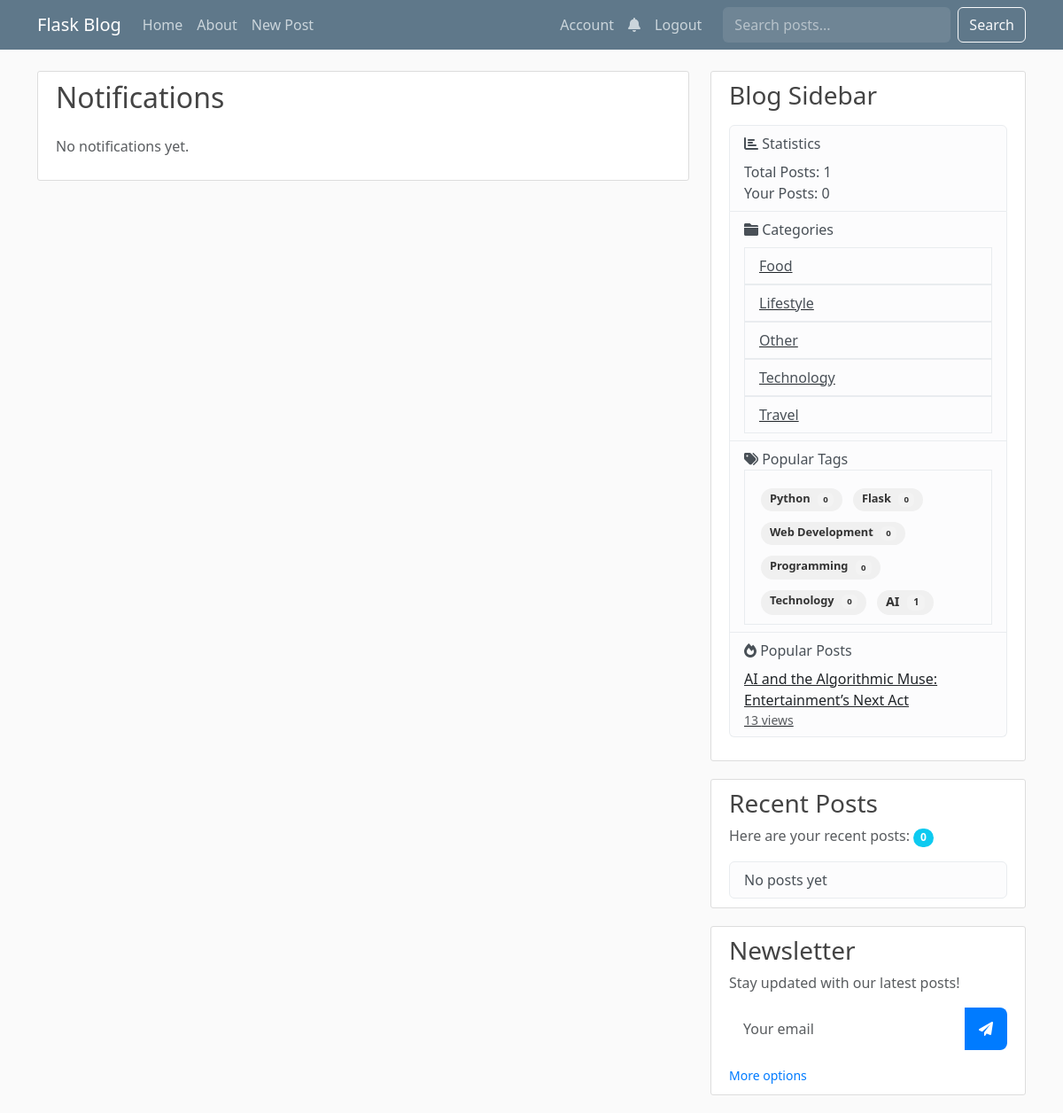
Screenshot of /notifications (signed in) with the database file from the repository.
### flaskblog.py (models this page shows, shortened)
class Category(db.Model):
    id = db.Column(db.Integer, primary_key=True)
    name = db.Column(db.String(50), unique=True, nullable=False)
    description = db.Column(db.String(200))
    slug = db.Column(db.String(50), unique=True)

class Tag(db.Model):
    id = db.Column(db.Integer, primary_key=True)
    name = db.Column(db.String(50), unique=True, nullable=False)
    description = db.Column(db.String(200))
    slug = db.Column(db.String(50), unique=True)
    posts = db.relationship('Post', secondary=post_tags, backref=db.backref('tags', lazy='dynamic'))

class Post(db.Model):
    id = db.Column(db.Integer, primary_key=True)
    title = db.Column(db.String(100), nullable=False)
    date_posted = db.Column(db.DateTime, nullable=False, default=datetime.utcnow)
    content = db.Column(db.Text, nullable=False)
    image_file = db.Column(db.String(20), nullable=True)
    user_id = db.Column(db.Integer, db.ForeignKey('user.id'), nullable=False)
    category_id = db.Column(db.Integer, db.ForeignKey('category.id'), nullable=True)
    category = db.relationship('Category', backref=db.backref('posts', lazy=True))
    views = db.Column(db.Integer, default=0)
    status = db.Column(db.String(20), default='published')  # published, draft, scheduled
    publish_date = db.Column(db.DateTime)
    likes = db.relationship('Like', backref='post', lazy=True)
    comments = db.relationship('Comment', back_populates='post', lazy=True)

### flaskblog.py (the view)
@app.route("/notifications")
@login_required
def notifications():
    page = request.args.get('page', 1, type=int)
    notifications = Notification.query.filter_by(user_id=current_user.id)\
        .order_by(Notification.created_at.desc())\
        .paginate(page=page, per_page=10)
    unread_notifications = Notification.query.filter_by(user_id=current_user.id, is_read=False).all()
    for notification in unread_notifications:
        notification.is_read = True
    db.session.commit()
    return render_template('notifications.html',
                          notifications=notifications,
                          title='Notifications',
                          **get_sidebar_data())

### flaskblog.py (called while the page is built)
@app.context_processor
def inject_csrf_token():
    return dict(csrf_token=lambda: generate_csrf())

@login_manager.user_loader
def load_user(user_id):
    return db.session.get(User, int(user_id))

### templates/notifications.html
{% extends "layout.html" %}
{% block content %}
<div class="content-section">
    <h2 class="mb-4">Notifications</h2>
    {% if notifications.items %}
        {% for notification in notifications.items %}
            <div class="media content-section mb-3 {% if not notification.is_read %}bg-light{% endif %}">
                <img class="rounded-circle mr-3" src="{{ url_for('static', filename='profile_pics/' + notification.sender.image_file) }}" style="width: 40px; height: 40px;">
                <div class="media-body">
                    <div class="notification-content">
                        <a href="{{ url_for('user_profile', username=notification.sender.username) }}">{{ notification.sender.username }}</a>
                        {{ notification.content }}
                        <small class="text-muted ml-2">{{ notification.created_at.strftime('%Y-%m-%d %H:%M') }}</small>
                    </div>
                    <div class="mt-2">
                        <a href="{{ url_for('post', post_id=notification.post_id) }}" class="btn btn-sm btn-outline-info">View Post</a>
                        {% if notification.comment_id %}
                            <a href="{{ url_for('post', post_id=notification.post_id) }}#comment-{{ notification.comment_id }}" class="btn btn-sm btn-outline-secondary">View Comment</a>
                        {% endif %}
                    </div>
                </div>
            </div>
        {% endfor %}
        {% for page_num in notifications.iter_pages(left_edge=1, right_edge=1, left_current=1, right_current=2) %}
            {% if page_num %}
                {% if notifications.page == page_num %}
                    <a class="btn btn-info mb-4" href="{{ url_for('notifications', page=page_num) }}">{{ page_num }}</a>
                {% else %}
                    <a class="btn btn-outline-info mb-4" href="{{ url_for('notifications', page=page_num) }}">{{ page_num }}</a>
                {% endif %}
            {% else %}
                ...
            {% endif %}
        {% endfor %}
    {% else %}
        <p class="text-muted">No notifications yet.</p>
    {% endif %}
</div>
{% endblock content %}

### templates/layout.html (shortened to what this page needs)
<!doctype html>
<html lang="en">
  <head>
    <link href="https://cdn.jsdelivr.net/npm/bootstrap@5.3.2/dist/css/bootstrap.min.css" rel="stylesheet">
    <link rel="stylesheet" href="https://cdnjs.cloudflare.com/ajax/libs/font-awesome/6.0.0/css/all.min.css">
    <link rel="stylesheet" type="text/css" href="{{ url_for('static', filename='main.css') }}">
  </head>
<body>
    <header class="site-header">
      <nav class="navbar navbar-expand-md navbar-dark bg-steel fixed-top">
        <div class="container">
          <a class="navbar-brand mr-4" href="{{ url_for('home') }}">Flask Blog</a>
          <div class="collapse navbar-collapse" id="navbarToggle">
            <div class="navbar-nav me-auto">
              <a class="nav-item nav-link" href="{{ url_for('home') }}">Home</a>
              <a class="nav-item nav-link" href="{{ url_for('about') }}">About</a>
              {% if current_user.is_authenticated %}
                <a class="nav-item nav-link" href="{{ url_for('new_post') }}">New Post</a>
              {% endif %}
            </div>
            <div class="navbar-nav">
              {% if current_user.is_authenticated %}
                <a class="nav-item nav-link" href="{{ url_for('account') }}">Account</a>
                <a class="nav-item nav-link position-relative" href="{{ url_for('notifications') }}">
                    <i class="fas fa-bell"></i>
                </a>
                <a class="nav-item nav-link" href="{{ url_for('logout') }}">Logout</a>
              {% else %}
                <a class="nav-item nav-link" href="{{ url_for('login') }}">Login</a>
                <a class="nav-item nav-link" href="{{ url_for('register') }}">Register</a>
              {% endif %}
              <form class="d-flex ms-3" action="{{ url_for('search') }}" method="get">
                <input class="form-control me-2" type="search" placeholder="Search posts..." name="q" aria-label="Search">
                <button class="btn btn-outline-light" type="submit">Search</button>
              </form>
            </div>
          </div>
        </div>
      </nav>
    </header>
    <main role="main" class="container">
      <div class="row">
        <div class="col-md-8">
          {% block content %}{% endblock %}
        </div>
        <div class="col-md-4">
          <div class="content-section">
            <h3>Blog Sidebar</h3>
            <p class='text-muted'>
                <ul class="list-group">
                    <li class="list-group-item list-group-item-light">
                        <i class="fas fa-chart-bar"></i> Statistics
                        <ul class="list-unstyled mt-2">
                            <li>Total Posts: {{ total_posts }}</li>
                            {% if current_user.is_authenticated %}
                                <li>Your Posts: {{ user_post_count }}</li>
                            {% endif %}
                        </ul>
                    </li>
                    <li class="list-group-item list-group-item-light">
                        <i class="fas fa-folder"></i> Categories
                        <ul class="list-group mt-2">
                            {% for category in categories %}
                              <a href="{{ url_for('category_posts', category_id=category.id) }}" class="text-dark">
                                <li class="list-group-item list-group-item-light"> {{ category.name }}</li>
                              </a>
                            {% endfor %}
                        </ul>
                    </li>
                    <li class="list-group-item list-group-item-light">
                        <i class="fas fa-tags"></i> Popular Tags
                        <div class="list-group-item">
                          <div class="tag-cloud">
                            {% for tag in tags %}
                            <a href="{{ url_for('tag_posts', tag_name=tag.name) }}"
                               class="tag-cloud-item badge badge-secondary"
                               style="font-size: {{ 0.8 + tag.posts|length * 0.1 }}rem">
                              {{ tag.name }}
                              <span class="badge badge-light">{{ tag.posts|length }}</span>
                            </a>
                            {% endfor %}
                          </div>
                        </div>
                    </li>
                    <li class="list-group-item list-group-item-light">
                        <i class="fas fa-fire"></i> Popular Posts
                        <ul class="list-unstyled mt-2">
                            {% for post in popular_posts %}
                                <li>
                                    <a href="{{ url_for('post', post_id=post.id) }}" class="text-dark">
                                        {{ post.title }}
                                        <small class="text-muted d-block">{{ post.views }} views</small>
                                    </a>
                                </li>
                            {% endfor %}
                        </ul>
                    </li>
                </ul>
            </p>
          </div>
          <div class="content-section">
            <h3>Recent Posts</h3>
            {% if current_user.is_authenticated %}
              <p class='text-muted'>Here are your recent posts: <span class="badge bg-info rounded-pill">{{ user_post_count }}</span></p>
              <ul class="list-group">
                {% for post in current_user.posts[:3] %}
                  <li class="list-group-item list-group-item-light">
                    <a href="{{ url_for('post', post_id=post.id) }}" class="article-title">{{ post.title }}</a>
                    <small class="text-muted">{{ post.date_posted.strftime('%Y-%m-%d') }}</small>
                  </li>
                {% else %}
                  <li class="list-group-item list-group-item-light">No posts yet</li>
                {% endfor %}
              </ul>
            {% else %}
              <p class='text-muted'>Please log in to see your recent posts.</p>
            {% endif %}
          </div>
          <div class="content-section">
            <h3>Newsletter</h3>
            <p class='text-muted'>Stay updated with our latest posts!</p>
            <form action="{{ url_for('subscribe_newsletter') }}" method="post" class="newsletter-form">
              <div class="input-group mb-3">
                <input type="email" name="email" class="form-control" placeholder="Your email" required>
                <button class="btn btn-outline-secondary" type="submit">
                  <i class="fas fa-paper-plane"></i>
                </button>
              </div>
              <small class="text-muted">
                <a href="{{ url_for('subscribe_newsletter') }}">More options</a>
              </small>
            </form>
          </div>
        </div>
      </div>
    </main>
</body>
</html>

### static/main.css (style rules this page uses)
body { background: #fafafa; color: #333333; margin-top: 5rem; }
h1, h2, h3, h4, h5, h6 { color: #444444; }
.bg-steel { background-color: #5f788a; }
.site-header .navbar-nav .nav-link { color: #cbd5db; }
.content-section { background: #ffffff; padding: 10px 20px; border: 1px solid #dddddd; border-radius: 3px; margin-bottom: 20px; }
.tag-cloud { display: flex; flex-wrap: wrap; gap: 8px; margin-top: 10px; }
.tag-cloud-item { display: inline-block; padding: 5px 10px; margin: 2px; border-radius: 20px; background-color: #f0f0f0; color: #333; text-decoration: none; transition: all 0.3s ease; font-size: 0.9rem; }
.tag-cloud-item .badge { margin-left: 5px; background-color: rgba(255, 255, 255, 0.2); color: inherit; }
.navbar .form-control { background-color: rgba(255, 255, 255, 0.1); border-color: rgba(255, 255, 255, 0.1); color: #fff; }
.navbar .form-control::placeholder { color: rgba(255, 255, 255, 0.5); }
.newsletter-form .input-group { background: rgba(255, 255, 255, 0.1); border-radius: 0.5rem; overflow: hidden; }
.newsletter-form .form-control { background: transparent; border: none; color: #333; padding: 0.75rem 1rem; }
.newsletter-form .btn { border: none; padding: 0.75rem 1rem; background: #007bff; color: white; transition: all 0.3s ease; }
.newsletter-form small a { color: #007bff; text-decoration: none; transition: color 0.3s ease; }

### rows the page displays
Category: name "Food"
Category: name "Lifestyle"
Category: name "Other"
Category: name "Technology"
Category: name "Travel"
Tag: name "Python", posts|length "0"
Tag: name "Flask", posts|length "0"
Tag: name "Web Development", posts|length "0"
Tag: name "Programming", posts|length "0"
Tag: name "Technology", posts|length "0"
Tag: name "AI", posts|length "1"
Post: title "AI and the Algorithmic Muse: Entertainment’s Next Act", views "13"

### other values shown
{{ total_posts }} "1"
{{ user_post_count }} "0"
